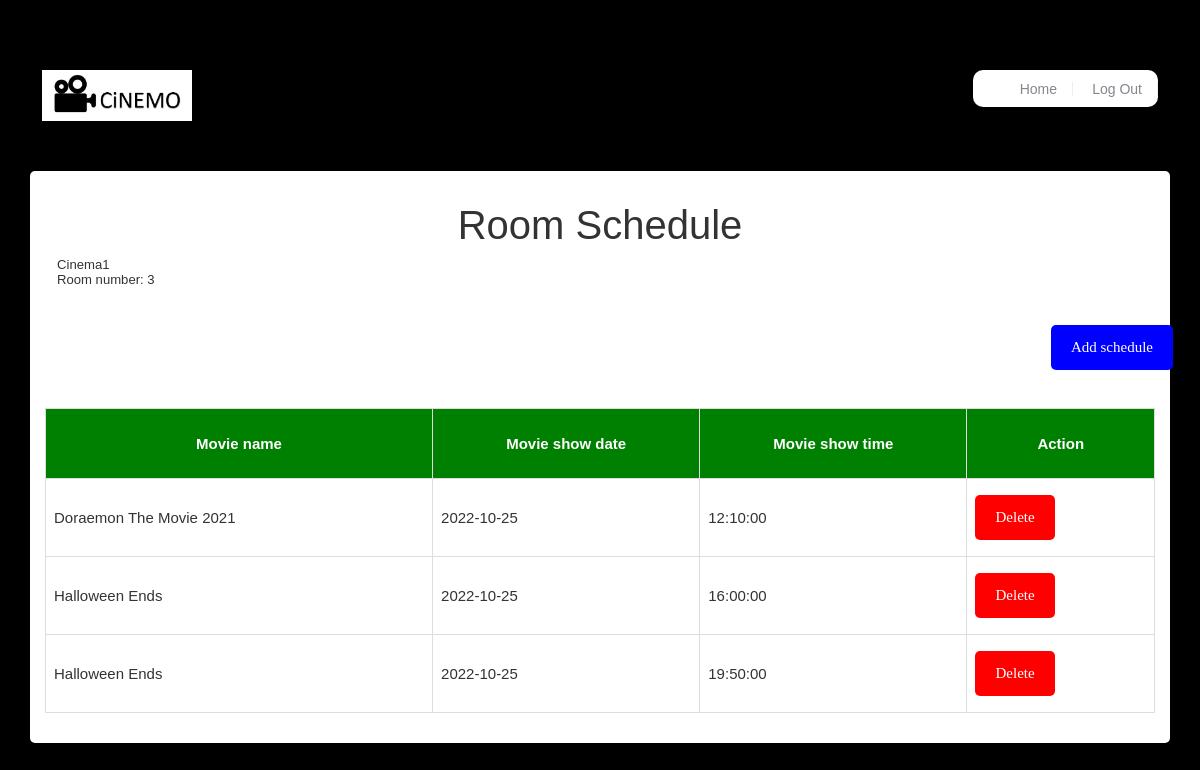
Page /admin/room_schedule_list.php?id=2 (signed in) on the committed database.
### tables this page shows
CREATE TABLE `theater_room` (
  `theater_room_id` int(30) NOT NULL,
  `cinema_id` int(30) NOT NULL,
  `room_number` int(30) NOT NULL,
  `room_type` enum('2D','3D','IMAX') NOT NULL
);

CREATE TABLE `cinema` (
  `cinema_id` int(30) NOT NULL,
  `cinema_name` varchar(30) NOT NULL,
  `location` varchar(255) NOT NULL
);

CREATE TABLE `room_schedule` (
  `room_schedule_id` int(30) NOT NULL,
  `theater_room_idd` int(30) NOT NULL,
  `movie_idd` int (30) NOT NULL,
  `movie_showdate` date NOT NULL,
  `movie_showtime` time NOT NULL,
  `seats_booked` varchar(255)

);

CREATE TABLE `movies` (
  `movie_id` int(30) NOT NULL,
  `title` text NOT NULL,
  `Genre` text NOT NULL,
  `cover_img` text NOT NULL,
  `duration` float NOT NULL,
  `description` text NOT NULL,
  `release_date` date NOT NULL
);

### admin/room_schedule_list.php (the view, shortened to what this page needs)
<?php
require_once "../db_connect.php";
$theater_room_id = $_GET['id'];
$schedule = "SELECT theater_room.theater_room_id,room_schedule.*,movies.movie_id,movies.title FROM room_schedule JOIN theater_room,movies
WHERE theater_room.theater_room_id = room_schedule.theater_room_idd AND room_schedule.movie_idd = movies.movie_id AND room_schedule.theater_room_idd = $theater_room_id
ORDER BY room_schedule.movie_showdate";
$result = mysqli_query($conn, $schedule);
$room = "SELECT * FROM cinema JOIN theater_room
WHERE theater_room.theater_room_id = $theater_room_id AND cinema.cinema_id = theater_room.cinema_id";
$result2 = mysqli_query($conn, $room);
?>
<!DOCTYPE html>
<html lang="en">
<head>
    <link href="https://cdn.jsdelivr.net/npm/bootstrap@5.2.1/dist/css/bootstrap.min.css" rel="stylesheet">
    <link rel="stylesheet" href="../css/style.css">
</head>
<div id="site-content">
    <header class="site-header">
        <div class="container">
            <a href="#" id="branding">
                <img src="../images/Cinemo Logo.JPG" alt="logo" class="logo" width="150">
            </a>
            <div class="main-navigation">
                <ul class="menu">
                    <li class="menu-item"><a href="home.php">Home</a></li>
                    <li class="menu-item"><a href="../signout.php">Log Out</a></li>
                </ul>
            </div>
    </header>
</div>
<main class="main-content">
    <div class="container">
        <div class="page">
            <div class="row">
                <div class="title">
                    <h1 class="w3-center">Room Schedule</h1>
                </div>
                <small><?php while ($r = mysqli_fetch_array($result2)) {
                                    echo $r['cinema_name']; ?></small>
                <small>Room number: <?php echo $r['room_number'];
                                } ?></small>
                <div class="btn-addcinema">
                    <button name="" value="" onclick="location.href='room_schedule_add.php?id=<?php echo $theater_room_id ?>'">Add schedule</button>
                </div>
                <table>
                    <thead>
                        <th class="text-center">Movie name</th>
                        <th class="text-center">Movie show date</th>
                        <th class="text-center">Movie show time</th>
                        <th colspan="3" class="text-center">Action</th>
                    </thead>
                    <?php
                    while ($rows = mysqli_fetch_array($result)) {
                    ?>
                        <tr>
                            <td>
                                <?php echo $rows['title']; ?>
                            </td>
                            <td>
                                <?php echo $rows['movie_showdate'] ?>
                            </td>
                            <td>
                                <?php echo $rows['movie_showtime'] ?>
                            </td>
                            <td>
                                <button class="delete" type="button" name="" value="" onclick="location.href='room_schedule_del.php?id=<?php echo $rows['room_schedule_id'] ?>'">Delete</a>
                            </td>
                        </tr>
                    <?php
                    }
                    ?>
                </table>
            </div>
        </div>
    </div>
</main>
</html>

### css/style.css (style rules this page uses)
.title { font-family: sans-serif; }
button { background-color: blue; color: white; font-family: "montserrat"; padding: 14px 20px; margin: 8px 0; border: none; border-radius: 5px; cursor: pointer; max-width: 200px; }
.main-content .container { position: center; background: white; top: 50%; left: 50%; border-radius: 5px; padding-left: 10px; padding: 30px; width: auto; height: auto; }
.site-header { padding: 50px 0; *zoom: 1; }
.site-header:after { content: " "; clear: both; display: block; overflow: hidden; height: 0; }
.main-navigation { float: right; background: white; border-radius: 10px; }
.main-navigation .menu-toggle, .main-navigation .menu, .main-navigation .search-form { display: inline-block; vertical-align: middle; }
.main-navigation .menu { list-style: none; margin: 0; }
@media screen and (min-width: 991px) { .main-navigation .menu { display: inline-block !important; } }
.main-navigation .menu-item { display: inline-block; padding: 10px 0; }
.main-navigation .menu-item a { padding: 0 15px; display: inline-block; color: #84878d; font-size: 14px; font-size: 0.9333333333em; font-weight: 400; line-height: 1; border-right: 1px solid #eeeeef; text-decoration: none; }
.row { margin-left: -15px; margin-right: -15px; *zoom: 1; }
.row:after { content: " "; clear: both; display: block; overflow: hidden; height: 0; }
.w3-center { text-align: center; }
td, th { border: 1px solid #ddd; padding: 8px; }
th { padding-top: 12px; padding-bottom: 12px; height: 70px; text-align: center; background-color: green; color: white; }
table { width: auto; margin-left: auto; margin-right: auto; }
td { height: 70px; }
.btn-addcinema { margin: 30px; text-align: right; }
.delete { background-color: red; padding: 14px 20px; margin: 8px 0; border: none; cursor: pointer; text-align: right; max-width: 100px; }

### rows in the picture
theater_room: cinema.cinema_name "Cinema1", room_number "3"
room_schedule: movie_idd.title "Doraemon The Movie 2021", movie_showdate "2022-10-25", movie_showtime "12:10:00"
room_schedule: movie_idd.title "Halloween Ends", movie_showdate "2022-10-25", movie_showtime "16:00:00"
room_schedule: movie_idd.title "Halloween Ends", movie_showdate "2022-10-25", movie_showtime "19:50:00"
